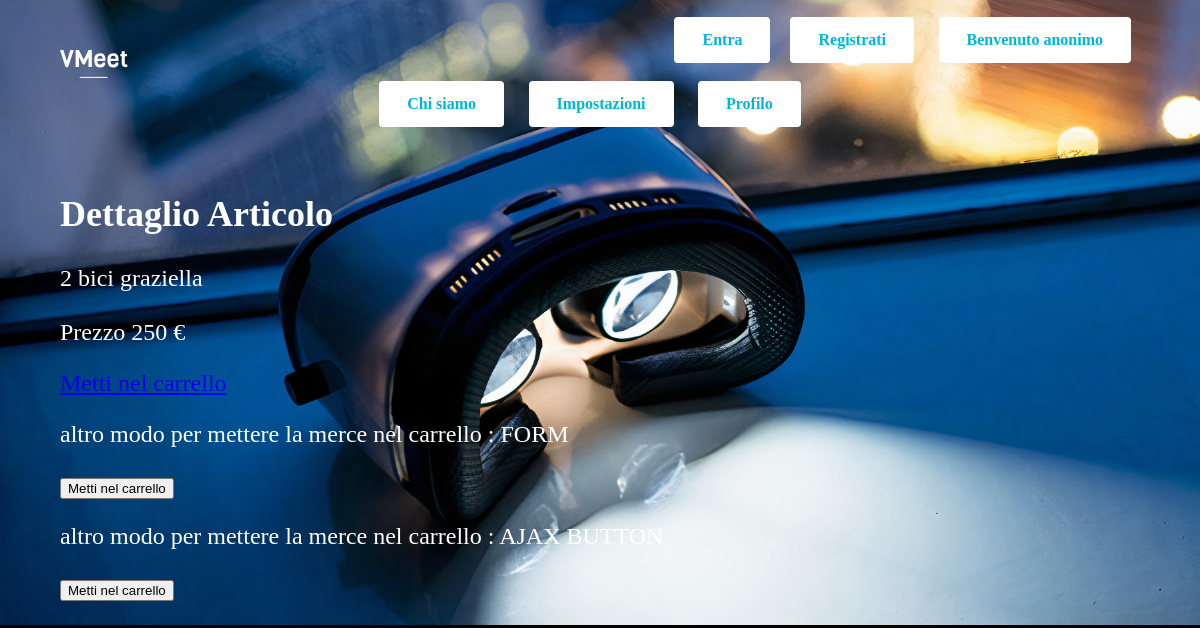
The app's page /index.php/go/dettaglio/2 with its own data.
### tables this page shows
CREATE TABLE IF NOT EXISTS `articoli` (
  `id` int(11) NOT NULL,
  `nome` char(50) NOT NULL,
  `foto` char(50) NOT NULL,
  `prezzo` int(11) NOT NULL,
  PRIMARY KEY (`id`)
);

### application/controllers/Go.php (called while the page is built, shortened)
<?php
class Go extends CI_Controller {
	public function __construct()
	{
		$this->load->helper('MenuItem');
	}
	public function dettaglio($id)
	{
		$appo = $this->negozio_model->get_articolo($id);
		if (isset($appo))
		{
			$data['articolo'] = $appo;
			$this->load->view('header');
			$this->load->view('dettaglio', $data);
			$this->load->view('footer');
		}
		else
		{
		  $data['messaggio'] = "L'articolo non esiste!";
		  $this->load->view('header');
		  $this->load->view('errore', $data);
		  $this->load->view('footer');
		}
	}
}
?>

### index.php (called while the page is built, shortened)
<?php
require_once BASEPATH.'core/CodeIgniter.php';

### application/models/Negozio_model.php (called while the page is built, shortened)
<?php
class Negozio_model extends CI_model
{
	public function __construct()
	{
		$this->db->query("SET lc_messages = 'it_IT'");
	}
	public function get_articolo($id)
	{
		$query = $this->db->query("select * from articoli where id=?", array($id));
		return $query->row();
	}
}
?>

### application/views/dettaglio.php (the view, shortened to what this page needs)
<main>
<h2> Dettaglio Articolo </h2>
<p> <?= $articolo->id ?>
    <?= $articolo->nome ?>
<br>
<br>
Prezzo <?= $articolo->prezzo ?>  &euro;
</p>
<p> <?= anchor('go/mettiNelCarrello/'.$articolo->id,
        'Metti nel carrello') ?> </p>
<p> altro modo per mettere la merce nel carrello : FORM </p>
<?= form_open('go/mettiNelCarrello2') ?>
<p> <input type="submit" name="submit" value="Metti nel carrello"></p>
</form>
<p> altro modo per mettere la merce nel carrello : AJAX BUTTON </p>
<p> <button id="bottone" onclick="metti()"> Metti nel carrello </button> </p>
</main>

### stile.css (style rules this page uses)
body { width: 90%; margin: auto; background-color: rgb(0, 0, 0); font-size: 150%; color: white; font-family: verdana; background-image: url("images/background5.jpg"); background-repeat: no-repeat, repeat; background-color: #000000; background-size:cover; }
nav a { display: inline-block; margin-right: 20px; }
.btn { border: none; color: rgb(0, 182, 214); background-color: white; padding: 14px 28px; font-size: 16px; cursor: pointer; display: inline-block; border-radius: 4px; text-decoration: none; font-weight: bold; }

### records on screen
articoli: id "2", nome "bici graziella", prezzo "250", id "Metti nel carrello"

### other values on screen
anchor('go/entra', 'Entra', ['class' => 'btn']) "Entra"
anchor('go/registrati', 'Registrati', ['class' => 'btn']) "Registrati"
$this->session->utente->nome "anonimo"
anchor('go/aboutus', 'Chi siamo', ['class' => 'btn']) "Chi siamo"
anchor('user/settings', 'Impostazioni', ['class' => 'btn']) "Impostazioni"
anchor('user/profile', 'Profilo', ['class' => 'btn']) "Profilo"
